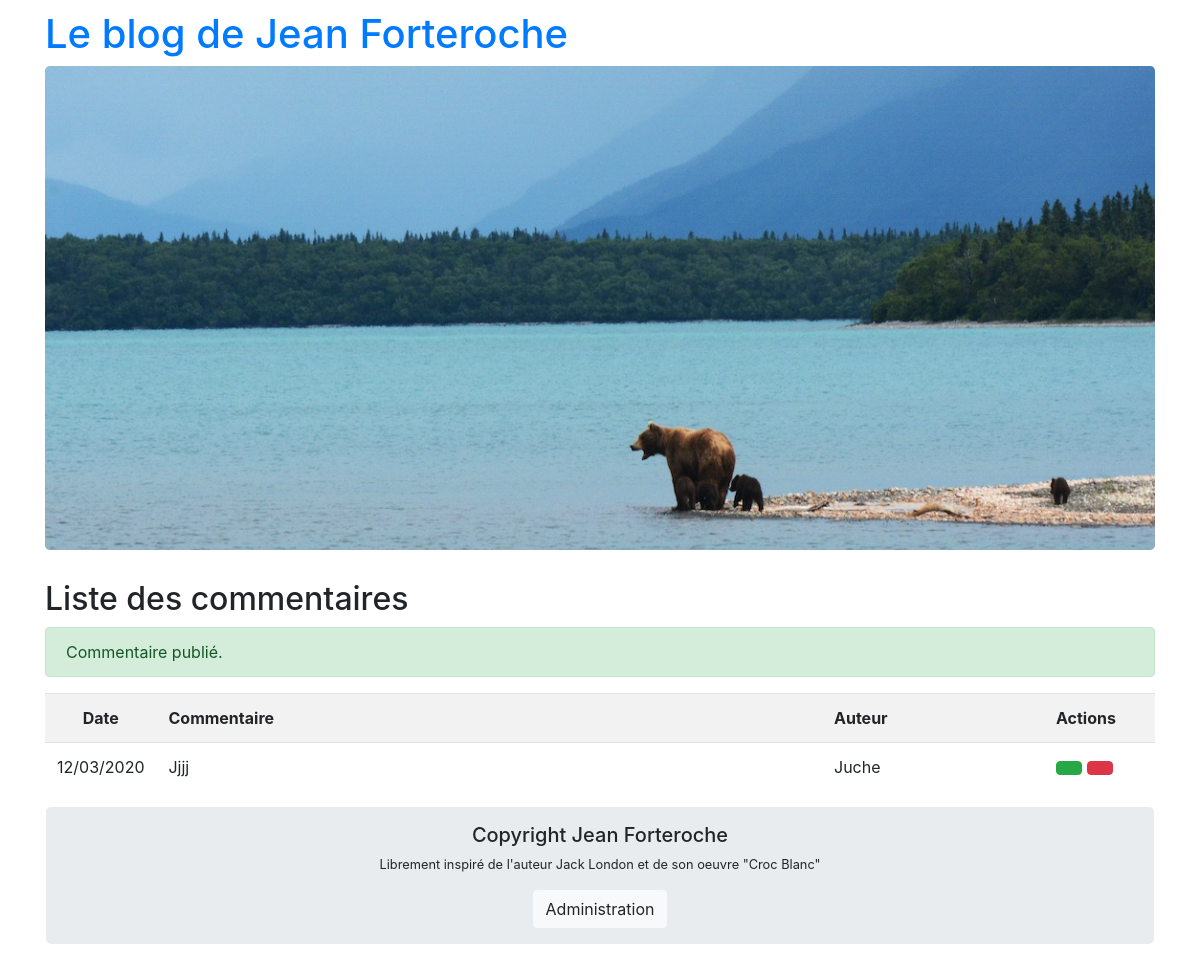
The page /comment/valid/6 (signed in) on the database its author committed.
### tables this page shows
CREATE TABLE `comments` (
  `id` int(11) NOT NULL,
  `created_at` datetime NOT NULL,
  `author` varchar(100) NOT NULL DEFAULT '',
  `content` varchar(200) NOT NULL DEFAULT '',
  `postId` int(11) NOT NULL,
  `status` tinyint(1) NOT NULL
);

### src/Controller/ControllerComment.php (called while the page is built, shortened)
<?php
class ControllerComment extends Controller
{
    private $comment;
    public function __construct()
    {
        $this->comment = new Comment();
    }
    public function index(){
        $comments = $this->comment->getListComments();
        $this->generateView([
            'comments' => $comments
            ]);
    }
    public function valid(){
        $commentId = $this->request->getParameter("id");
        $this->comment->updateComment($commentId);
        $this->executeAction("index");
    }
}

### src/Framework/Router.php (called while the page is built, shortened)
<?php
class Router
{
    public function routeRequest(){
        try {
            $request = new Request(array_merge($_GET, $_POST));
            $controller = $this->createController($request);
            $action=$this->createAction($request);
            $controller->executeAction($action);
        }
        catch (Exception $e)
        {
        $this->manageError($e);
        }
    }
    private function createController(Request $request){
        $controller='Post';
        if ($request->existParameter('controller')){
            $controller = $request->getParameter('controller');
            $controller = ucfirst(strtolower($controller));
        }
        $classController = "Controller" . $controller;
        $fileController = ".." . DIRECTORY_SEPARATOR . "src" . DIRECTORY_SEPARATOR . "Controller" . DIRECTORY_SEPARATOR . $classController . ".php";
        if (file_exists($fileController)){
            $controller = new $classController();
            $controller->setRequest($request);
            return $controller;
        } else {
            throw new \Exception("Fichier $fileController introuvable");
        }
    }
    private function createAction(Request $request){
        $action="index";
        if ($request->existParameter('action')){
            $action = $request->getParameter('action');
        }
        return $action;
    }
}

### Public/index.php (called while the page is built, shortened)
<?php
$router = new Router();
$router->routeRequest();

### src/Model/Comment.php (called while the page is built, shortened)
<?php
class Comment extends Model
{
    public function getListComments()
    {
        $sql = 'SELECT comments.id, comments.created_at as date, comments.author, comments.content, comments.status FROM comments WHERE comments.status <>1';
        $Comments = $this->executeRequest($sql);
        return $Comments;
    }
}

### src/Framework/Model.php (called while the page is built, shortened)
<?php
abstract class Model {
    private static $db;
    private static function getDb(){
        if (self::$db === null) {
            $dsn = Setup::get('dsn');
            $login = Setup::get('login');
            $pass= Setup::get('pass');
            self::$db = new \PDO ($dsn, $login, $pass);
            self::$db->setAttribute(\PDO::ATTR_ERRMODE, \PDO::ERRMODE_EXCEPTION);
        }
        return self::$db;
    }
    protected function executeRequest($sql, $params = null){
        if ($params == null){
            $result = $this->getdb()->query($sql);
        } else {
            $result = $this->getdb()->Prepare($sql);
            $result->execute($params);
        }
        return $result;
    }
}

### src/View/Comment/index.php (the view, shortened to what this page needs)
<div class="col-md-12" id="main">
    <h2>Liste des commentaires</h2>
        <?php if(isset($_SESSION['message'])) : ?>
            <div class="alert alert-<?= $_SESSION['classMessage'] ?>"><?= $_SESSION['message'] ?></div>
        <?php endif ?>
    <table class="table table-striped">
        <tr>
            <th scope="col" class="text-center">Date</th>
            <th scope="col">Commentaire</th>
            <th scope="col">Auteur</th>
            <th scope="col">Actions</th>
        </tr>
        <?php foreach ($comments as $comment) : ?>
        <tr>
            <td width="10%""><?= date('d/m/Y', strtotime($comment['date'])) ?></td>
            <td><?= $this->clean($comment['content']) ?></td>
            <td width="20%"><?= $this->clean($comment['author']) ?></td>
            <td width="10%">
                <a href="comment/valid/<?= $this->clean($comment['id']) ?>" title="Valider"><button class="btn btn-success"> </button></a>
                <a href="comment/delete/<?= $this->clean($comment['id']) ?>" title="Supprimer"><button class="btn btn-danger"> </button></a>
            </td>
        </tr>
        <?php endforeach ?>
    </table>
</div>

### Public/css/style.css (style rules this page uses)
body { padding-top: 10px; }

### rows shown on the page
comments: created_at "12/03/2020", content "Jjjj", author "Juche"

### other values the page prints
$title "Le blog de Jean Forteroche"
$_SESSION['message'] "Commentaire publié."
